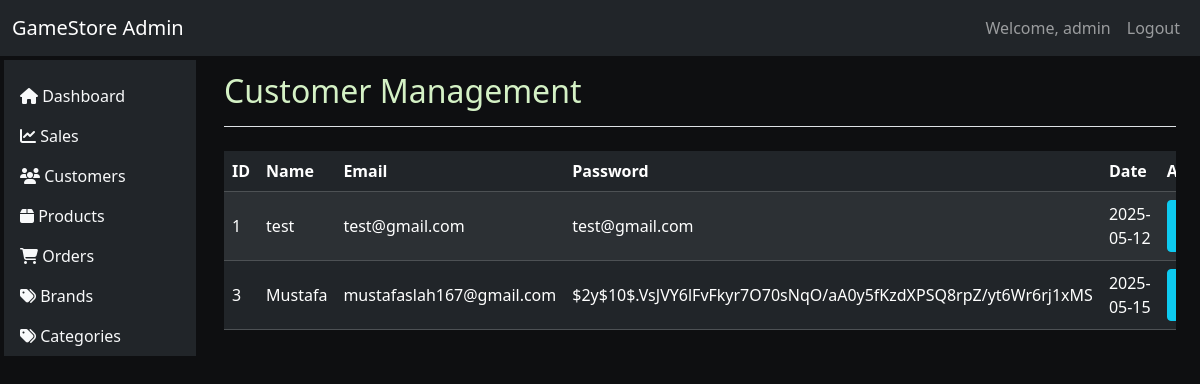
/admin/customer.php (signed in), run on the app's committed database.
### tables this page shows
CREATE TABLE `customers` (
  `id` int(11) NOT NULL,
  `customer_name` varchar(40) NOT NULL,
  `customer_email` varchar(150) NOT NULL,
  `customer_phone` varchar(12) NOT NULL,
  `customer_password` text NOT NULL,
  `customer_image` text NOT NULL,
  `created_at` date NOT NULL DEFAULT current_timestamp()
);

### app/php/admin/customer/functions.php (called while the page is built, shortened)
<?php
function getAllCustomers() {
    global $connect;
    try {
        $sql = "SELECT * FROM customers";
        $stmt = $connect->prepare($sql);
        $stmt->execute();
        return $stmt->fetchAll(PDO::FETCH_ASSOC);
    } catch (PDOException $e) {
        error_log("Error getting all customers: " . $e->getMessage());
        return false;
    }
}

### admin/customer.php (the view, shortened to what this page needs)
<?php
include "../app/php/config/config.php";
include "../app/php/admin/customer/functions.php";
$customers = getAllCustomers();
include "../components/admin/app.php";
?>
<div class="container-fluid">
    <div class="row">
        <div class="col-md-2 p-1 sidebar">
            <?php include "../components/admin/sidebar.php"; ?>
        </div>
        <main role="main" class="col-md-10 ml-sm-auto px-4">
            <div class="d-flex justify-content-between flex-wrap flex-md-nowrap align-items-center pt-3 pb-2 mb-3 border-bottom">
                <h2>Customer Management</h2>
            </div>
            <div class="table-responsive">
                <table class="table table-dark table-striped">
                    <thead>
                        <tr>
                            <th>ID</th>
                            <th>Name</th>
                            <th>Email</th>
                            <th>Password</th>
                            <th>Date</th>
                            <th>Actions</th>
                        </tr>
                    </thead>
                    <tbody>
                        <?php foreach ($customers as $customer): ?>
                            <tr>
                                <td><?php echo $customer['id']; ?></td>
                                <td><?php echo $customer['customer_name']; ?></td>
                                <td><?php echo $customer['customer_email']; ?></td>
                                <td><?php echo $customer['customer_password'] ?? 'N/A'; ?></td>
                                <td><?php echo date('Y-m-d', strtotime($customer['created_at'])); ?></td>
                                <td>
                                    <a href="customer_details.php?id=<?php echo $customer['id']; ?>" class="btn btn-info btn-sm">View Details</a>
                                </td>
                            </tr>
                        <?php endforeach; ?>
                    </tbody>
                </table>
            </div>
        </main>
    </div>
</div>
<?php include "../components/admin/footer.php"; ?>

### components/admin/app.php (style rules this page uses)
table td { vertical-align: middle; }
body { background-color: #0e0f11; color: #d4f1c5; font-family: 'Segoe UI', Tahoma, Geneva, Verdana, sans-serif; }

### data on the page
customers: id "1", customer_name "test", customer_email "test@gmail.com", customer_password "test@gmail.com", created_at "2025-05-12"
customers: id "3", customer_name "Mustafa", customer_email "mustafaslah167@gmail.com", customer_password "$2y$10$.VsJVY6lFvFkyr7O70sNqO/aA0y5fKzdXPSQ8rpZ/yt6Wr6rj1xMS", created_at "2025-05-15"

### other printed values
$_SESSION["username"] "admin"
